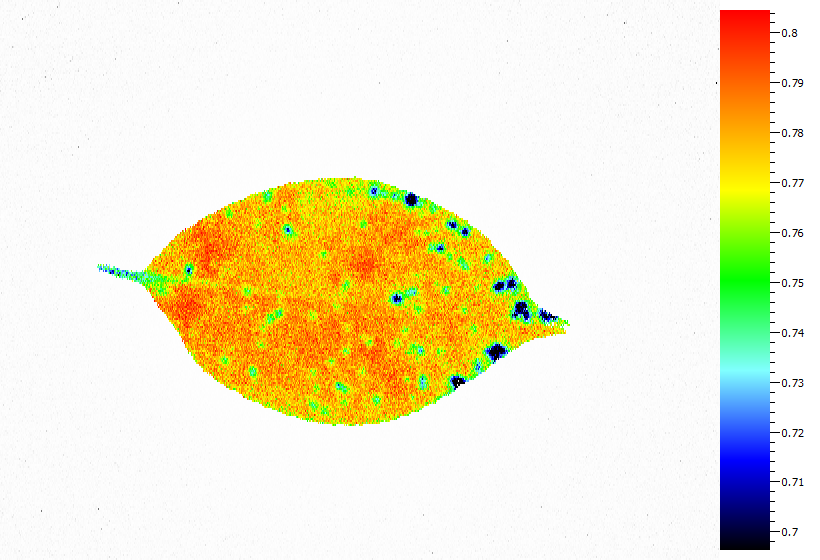
#> input picture example/input_data/1-F.bmp, 820 x 560 px
$ python -i evaluate_noise.py   (imports and definitions only)
#> lines starting #> are read from the running program, lines starting #| are printed output that depends on the picture; after the words box and inside, x2 and y2 are one past the last pixel; in counts of white or black regions, pixels touching at a corner belong together
#> further down, picture is the input picture: shape (560, 820, 3); mean B, G, R 204.4, 234.2, 240.7
"""Evaluate the amount of noise in a binarized image"""

import cv2


def evaluate_noise(img, canny_thr1=100, canny_thr2=200, noise_thresh=1000):
    """Evaluate the amount of noise.

    Parameters
    ----------
    img : numpy.ndarray
        Input gray scale image.
    canny_thr1 : int (defautl: 100)
        Canny threshold 1.
    canny_thr2 : int (default: 200)
        Canny threshold 2.
    min_noise : int (default: 100)
        Minimum noise ratio (min_noise_area = area / min_noise).

    Returns
    -------
    num_noise : int
        Number of noise.
    """
#> called with canny_thr1 = 100, canny_thr2 = 200, noise_thresh = 1000
    img_canny = cv2.Canny(img, canny_thr1, canny_thr2)
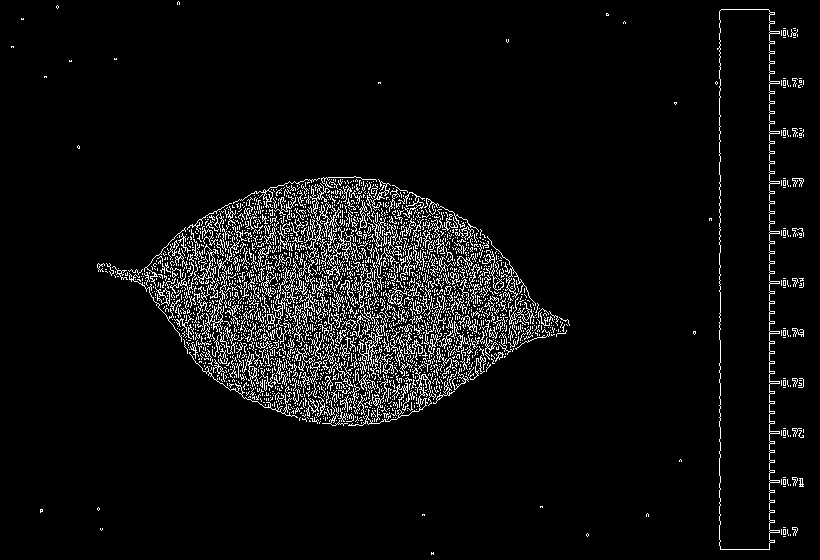
#> img_canny: shape (560, 820); 5.8% white in thin lines or dots
    cnts_list, _ = cv2.findContours(
        img_canny, cv2.RETR_EXTERNAL, cv2.CHAIN_APPROX_SIMPLE
    )
#> cnts_list = 2577 contours, 2518 with area under 20; largest, box (x1, y1, x2, y2) and area: (717, 9, 780, 550) 27450, (348, 367, 436, 426) 141, (358, 319, 383, 378) 140, (385, 287, 407, 308) 116, (266, 289, 292, 327) 84
    height, width = img.shape[:2]
#> height = 560; width = 820
    area = height * width
#> area = 459200
    max_noise = area / noise_thresh
#> max_noise = 459.2
    num_noise = len(list(filter(lambda x: cv2.contourArea(x) < max_noise, cnts_list)))
#> num_noise = 2576
    noise_area_list = [cv2.contourArea(cnt) for cnt in cnts_list]
#> noise_area_list = 2577 values, max 27450.5 at index 2574, min 0 at index 1, mean 12.56
    noise_area = sum(noise_area_list)
#> noise_area = 32369
    noise_ratio = int(noise_area / area * 100)
#> noise_ratio = 7
    return num_noise, noise_ratio

>>> import cv2
>>> picture = cv2.imread('../../example/input_data/1-F.bmp')
>>> result = evaluate_noise(picture)
#> result = (2576, 7)

$ run again, on example/input_data/rotate.bmp
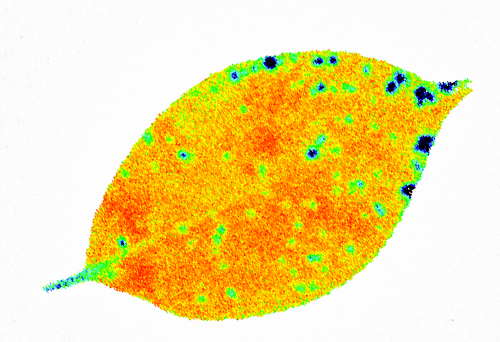
#> input picture example/input_data/rotate.bmp, 500 x 342 px
#> picture is the input picture: shape (342, 500, 3); mean B, G, R 152, 222.1, 242.9
#> in evaluate_noise, `img_canny = cv2.Canny(img, canny_thr1, canny_thr2)`:
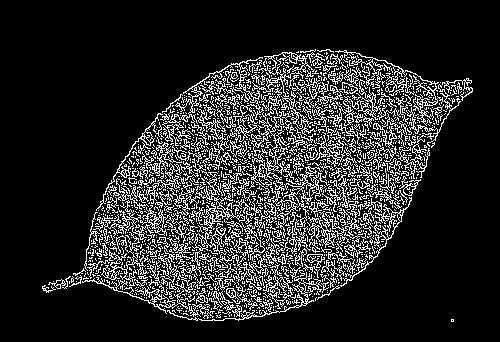
#> img_canny: shape (342, 500); 15.8% white in thin lines or dots, all inside (x1, y1, x2, y2) = (42, 49, 473, 322)
#> cnts_list = 1317 contours, 1224 with area under 20; largest, box (x1, y1, x2, y2) and area: (175, 172, 245, 268) 744, (308, 201, 371, 258) 528, (275, 166, 330, 238) 520, (93, 205, 189, 244) 440, (340, 197, 412, 287) 402
#> num_noise = 1296
#> noise_area_list = 1317 values, max 743.5 at index 707, min 0 at index 1, mean 9.41
#> noise_area = 12389
#> noise_ratio = 7
#> result = (1296, 7)
